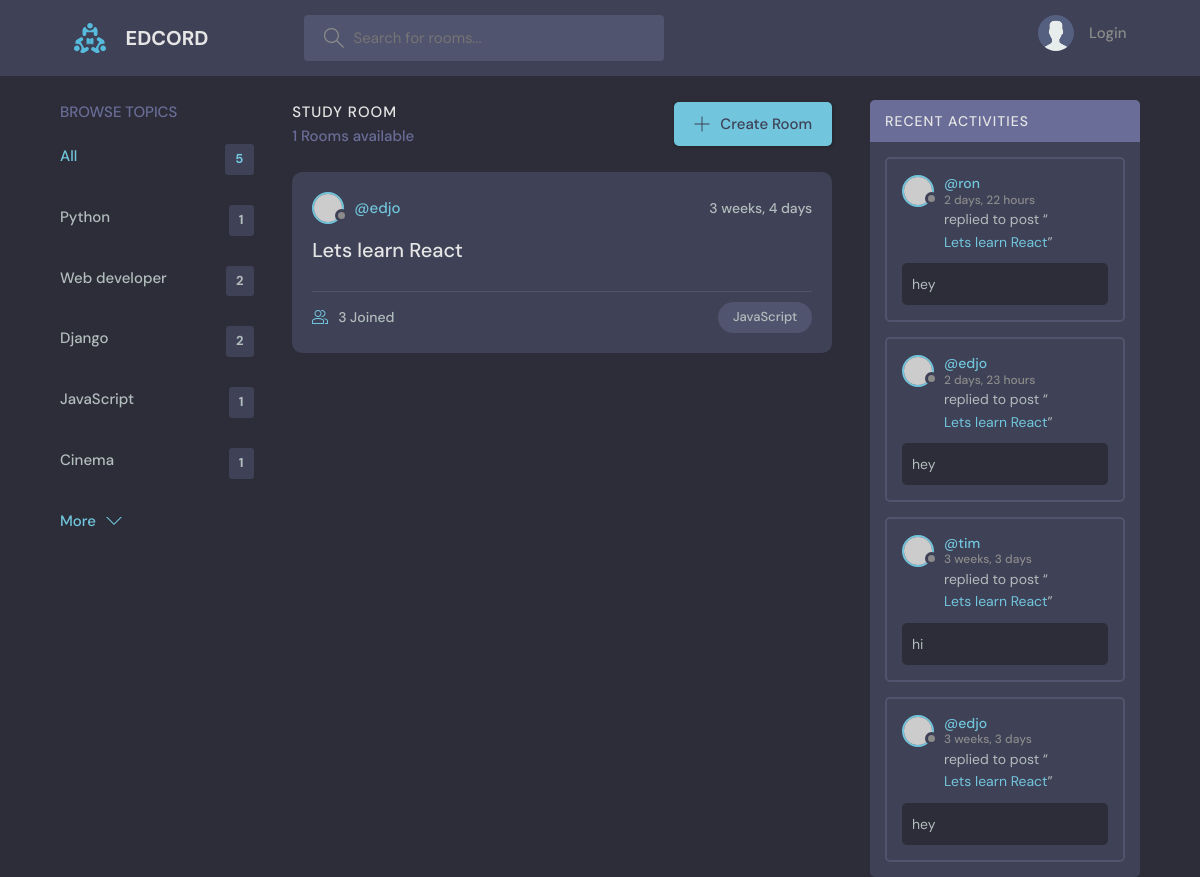
The app's page /?q=Java, older data.
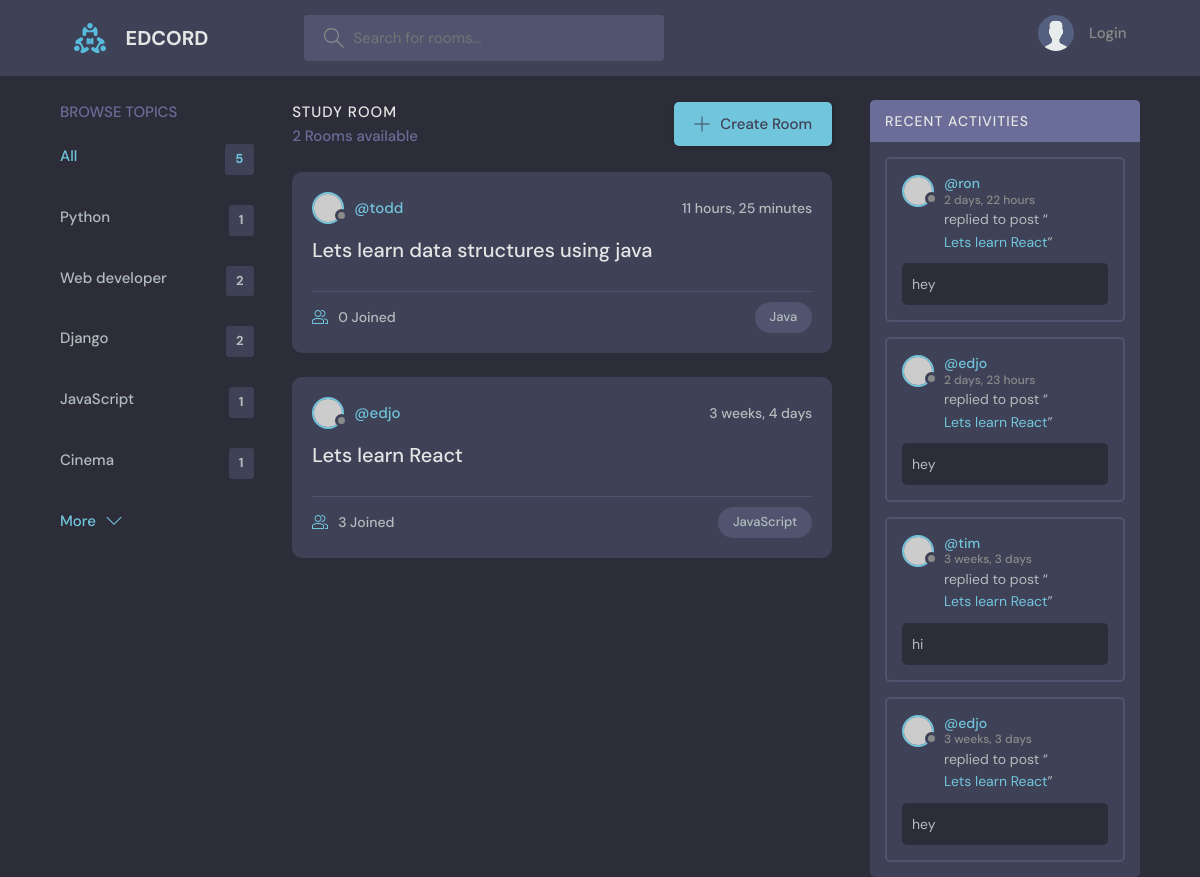
The same page, newer data.
### base/models.py (models this page shows, shortened)
class Topic(models.Model):
    name=models.CharField(max_length=200)

class Room(models.Model):
    host=models.ForeignKey(User,on_delete=SET_NULL,null=True)
    topic=models.ForeignKey(Topic,on_delete=CASCADE,null=True)
    name=models.CharField(max_length=200)
    description=models.TextField(null=True,blank=True)
    participants=models.ManyToManyField(User,related_name='participants',blank=True)
    updated=models.DateTimeField(auto_now=True)
    created=models.DateTimeField(auto_now_add=True)
    def __str__(self):
        return self.name
    class Meta:
        ordering=['-updated','-created']

class Message(models.Model):
    user=models.ForeignKey(User,on_delete=CASCADE)
    room=models.ForeignKey(Room,on_delete=CASCADE)
    body=models.TextField()
    updated=models.DateTimeField(auto_now=True)
    created=models.DateTimeField(auto_now_add=True)
    class Meta:
        ordering=['-updated','-created']
    def __str__(self):
        return self.body[0:50]

### base/views.py (the view)
# urls.py: path('',views.home,name='home'),
def home(request):
    q = request.GET.get('q') if request.GET.get('q') != None else ''
    rooms = Room.objects.filter(
        Q(topic__name__icontains=q) |
        Q(name__icontains=q) |
        Q(description__icontains=q)
    )
    room_messages = Message.objects.filter(Q(room__topic__name__icontains=q)
                                           )
    room_count = rooms.count()
    topics = Topic.objects.all()[0:5]
    context = {'rooms': rooms, 'topics': topics,
               'room_count': room_count, 'room_messages': room_messages}
    return render(request, 'base/home.html', context)

### base/templates/base/home.html (shortened to what this page needs)
{% extends 'main.html' %}
{% block content %}
<main class="layout layout--3">
  <div class="container">
    {% include 'base/topic_component.html' %}
    <div class="roomList">
      <div class="roomList__header">
        <div>
          <h2>Study Room</h2>
          <p>{{room_count}} Rooms available</p>
        </div>
        <a class="btn btn--main" href="{% url 'create-room' %}">
          <svg
            version="1.1"
            xmlns="http://www.w3.org/2000/svg"
            width="32"
            height="32"
            viewBox="0 0 32 32"
          >
            <title>add</title>
            <path
              d="M16.943 0.943h-1.885v14.115h-14.115v1.885h14.115v14.115h1.885v-14.115h14.115v-1.885h-14.115v-14.115z"
            ></path>
          </svg>
          Create Room
        </a>
      </div>
      {% include 'base/feed_component.html' %}
    </div>
      {% include 'base/activity_component.html' %}
    </div>
</main>
{% endblock %}

### base/templates/base/topic_component.html
    <div class="topics">
      <div class="topics__header">
        <h2>Browse Topics</h2>
      </div>
      <ul class="topics__list">
        <li>
          <a href="{% url 'home' %}" class="active">All <span>{{topics.count}}</span></a>
        </li>
        {% for topic in topics%}
        <li>
          <a href="{% url 'home' %}?q={{topic.name}}">{{topic.name}} <span>{{topic.room_set.all.count}}</span></a>
        </li>
        {% endfor %}
      </ul>
      <a class="btn btn--link" href="{% url 'topics' %}">
        More
        <svg
          version="1.1"
          xmlns="http://www.w3.org/2000/svg"
          width="32"
          height="32"
          viewBox="0 0 32 32"
        >
          <title>chevron-down</title>
          <path d="M16 21l-13-13h-3l16 16 16-16h-3l-13 13z"></path>
        </svg>
      </a>
    </div>

### base/templates/base/feed_component.html (shortened to what this page needs)
{% for room in rooms%}
<div class="roomListRoom">
  <div class="roomListRoom__header">
    <a
      href="{% url 'user-profile' room.host.id %}"
      class="roomListRoom__author"
    >
      <div class="avatar avatar--small">
        <img src="https://randomuser.me/api/portraits/women/11.jpg" />
      </div>
      <span>@{{room.host.username}}</span>
    </a>
    <div class="roomListRoom__actions">
      <span>{{room.created|timesince}}</span>
    </div>
  </div>
  <div class="roomListRoom__content">
    <a href="{% url 'room' room.id %}">{{room.name}}</a>
  </div>
  <div class="roomListRoom__meta">
    <a href="{% url 'room' room.id %}" class="roomListRoom__joined">
      {{room.participants.all.count}} Joined
    </a>
    <p class="roomListRoom__topic">{{room.topic.name}}</p>
  </div>
</div>
{% endfor %}

### base/templates/base/activity_component.html (shortened to what this page needs)
<div class="activities">
    <div class="activities__header">
      <h2>Recent Activities</h2>
    </div>
{% for message in room_messages %}
<div class="activities__box">
    <div class="activities__boxHeader roomListRoom__header">
      <a href="{% url 'user-profile' message.user.id %}" class="roomListRoom__author">
        <div class="avatar avatar--small">
          <img src="https://randomuser.me/api/portraits/women/11.jpg" />
        </div>
        <p>
          @{{message.user}}
          <span>{{message.created|timesince}}</span>
        </p>
      </a>
    </div>
    <div class="activities__boxContent">
      <p>
        replied to post “<a href="{% url 'room' message.room.id %}">{{message.room}}</a
        >”
      </p>
      <div class="activities__boxRoomContent">
        {{message.body}}
      </div>
    </div>
  </div>
{% endfor %}
</div>

Row changes from the older to the newer data that the page shows:
added Room: host.username "todd", created "11 hours, 25 minutes", name "Lets learn data structures using java", participants.all.count "0", topic.name "Java"
Text that changed along with them:
{{ room_count }}: "1" → "2"
